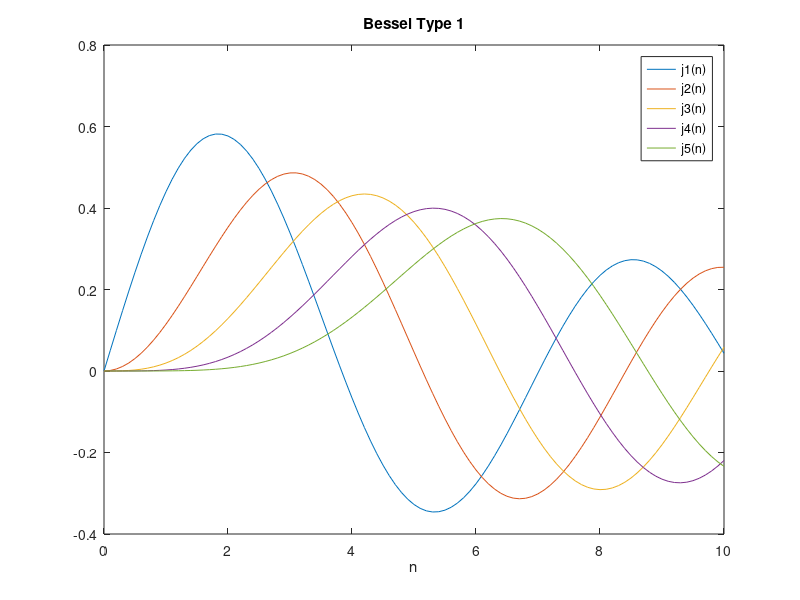
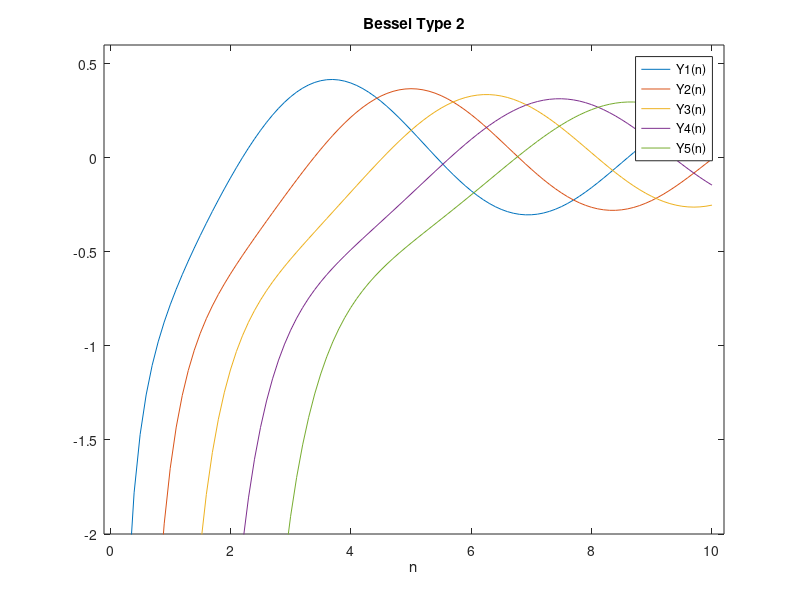

Recreate these plots in MATLAB, in order.
clear all
clc
% bessel type 1
n = (0:0.1:10);
j1=besselj(1,n);
j2=besselj(2,n);
j3=besselj(3,n);
j4=besselj(4,n);
j5=besselj(5,n);
plot(n,j1,n,j2,n,j3,n,j4,n,j5)
legend('j1(n)','j2(n)','j3(n)','j4(n)','j5(n)')
title('Bessel Type 1')
xlabel('n')
% bessel type 2

y1=bessely(1,n);
y2=bessely(2,n);
y3=bessely(3,n);
y4=bessely(4,n);
y5=bessely(5,n);
figure()
plot(n,y1,n,y2,n,y3,n,y4,n,y5)
legend('Y1(n)','Y2(n)','Y3(n)','Y4(n)','Y5(n)')
title('Bessel Type 2')
xlabel('n')
axis([-0.1 10.2 -2 0.6])








